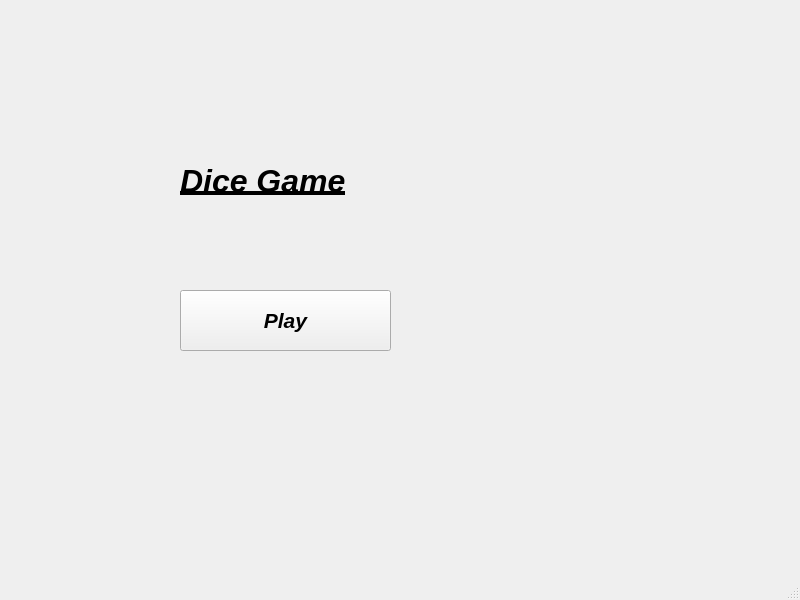
<?xml version="1.0" encoding="UTF-8"?>
<ui version="4.0">
 <class>MainWindow</class>
 <widget class="QMainWindow" name="MainWindow">
  <property name="geometry">
   <rect>
    <x>0</x>
    <y>0</y>
    <width>800</width>
    <height>600</height>
   </rect>
  </property>
  <property name="windowTitle">
   <string>MainWindow</string>
  </property>
  <widget class="QWidget" name="centralwidget">
   <widget class="QLabel" name="label">
    <property name="geometry">
     <rect>
      <x>180</x>
      <y>150</y>
      <width>201</width>
      <height>61</height>
     </rect>
    </property>
    <property name="font">
     <font>
      <family>Arial</family>
      <pointsize>24</pointsize>
      <weight>75</weight>
      <italic>true</italic>
      <bold>true</bold>
      <underline>true</underline>
     </font>
    </property>
    <property name="text">
     <string>Dice Game</string>
    </property>
   </widget>
   <widget class="QPushButton" name="PushButton">
    <property name="geometry">
     <rect>
      <x>180</x>
      <y>290</y>
      <width>211</width>
      <height>61</height>
     </rect>
    </property>
    <property name="font">
     <font>
      <family>Arial</family>
      <pointsize>16</pointsize>
      <weight>75</weight>
      <italic>true</italic>
      <bold>true</bold>
     </font>
    </property>
    <property name="text">
     <string>Play</string>
    </property>
   </widget>
  </widget>
  <widget class="QMenuBar" name="menubar">
   <property name="geometry">
    <rect>
     <x>0</x>
     <y>0</y>
     <width>800</width>
     <height>21</height>
    </rect>
   </property>
  </widget>
  <widget class="QStatusBar" name="statusbar"/>
 </widget>
 <resources/>
 <connections/>
</ui>
